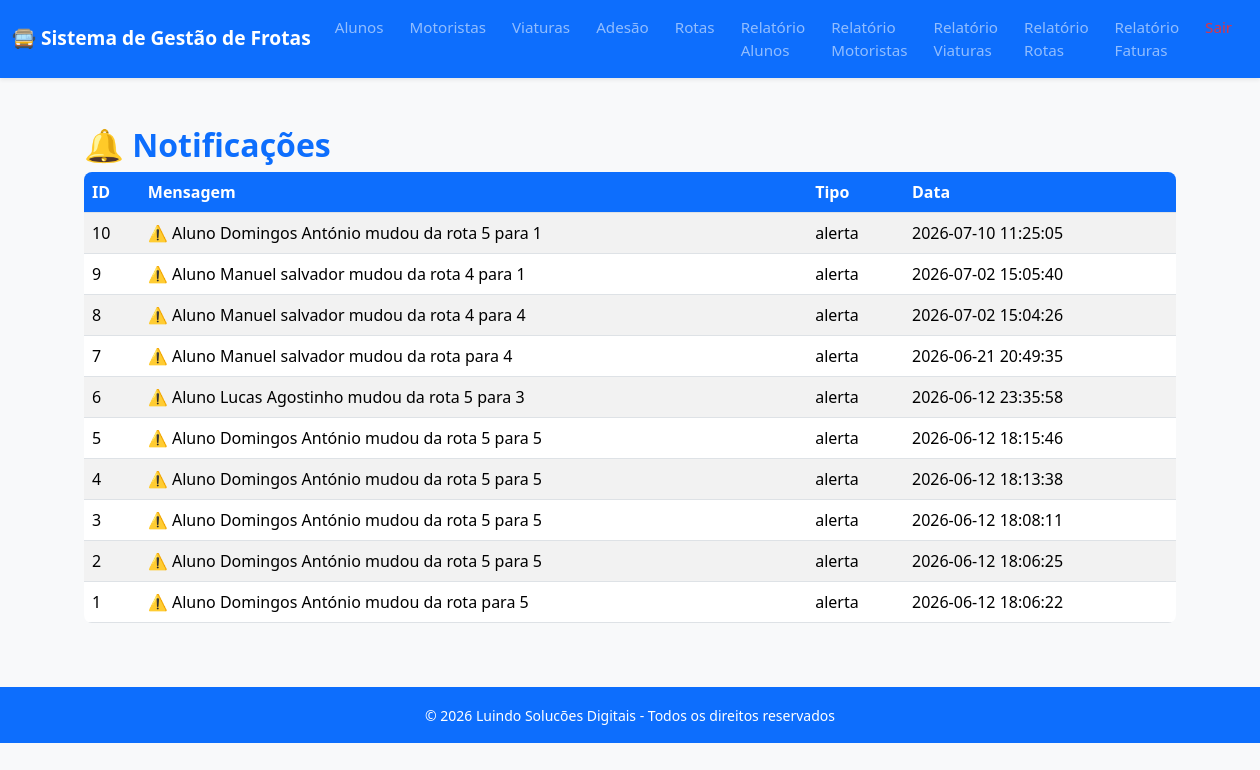
/notificacoes (signed in), run on the app's committed database.
### tables this page shows
CREATE TABLE notificacoes (
    id_notificacao INTEGER PRIMARY KEY AUTOINCREMENT,
    mensagem TEXT NOT NULL,
    tipo TEXT NOT NULL,
    data TIMESTAMP DEFAULT CURRENT_TIMESTAMP
);

### app.py (the view)
@app.route("/notificacoes")
def notificacoes():
    if not verificar_permissao(["Administrador", "Operador"]):
        return redirect(url_for("login"))
    lista = db.listar_notificacoes()
    return render_template("notificacoes.html", notificacoes=lista)

### app.py (called while the page is built)
def verificar_permissao(perfis_permitidos):
    if "usuario" not in session or session.get("perfil") not in perfis_permitidos:
        return False
    return True

### utils/db.py (called while the page is built)
def get_connection():
    conn = sqlite3.connect("frota.db")
    conn.row_factory = sqlite3.Row
    return conn

def listar_notificacoes():
    conn = get_connection()
    cursor = conn.cursor()
    cursor.execute("""
        SELECT id_notificacao, mensagem, tipo, data
        FROM notificacoes
        ORDER BY data DESC
    """)
    notificacoes = cursor.fetchall()
    conn.close()
    return notificacoes

### templates/notificacoes.html (shortened to what this page needs)
{% extends "base.html" %}
{% block content %}
<div class="container mt-4">
  <h2 class="fw-bold text-primary">🔔 Notificações</h2>
  <table class="table table-striped">
    <thead>
      <tr>
        <th>ID</th>
        <th>Mensagem</th>
        <th>Tipo</th>
        <th>Data</th>
      </tr>
    </thead>
    <tbody>
      {% for notif in notificacoes %}
      <tr>
        <td>{{ notif["id_notificacao"] }}</td>
        <td>{{ notif["mensagem"] }}</td>
        <td>{{ notif["tipo"] }}</td>
        <td>{{ notif["data"] }}</td>
      </tr>
      {% endfor %}
    </tbody>
  </table>
</div>
{% endblock %}

### static/css/style.css (style rules this page uses)
body { font-family: 'Segoe UI', Roboto, Helvetica, Arial, sans-serif; background-color: #f8f9fa; color: #333; margin: 0; padding: 0; }
.table { border-radius: 8px; overflow: hidden; }
.table th { background-color: #0d6efd; color: #fff; font-weight: 600; }
.table-striped tbody tr:nth-child(odd) { background-color: #f2f6fc; }

### data on the page
notificacoes: id_notificacao "10", mensagem "⚠️ Aluno Domingos António mudou da rota 5 para 1", tipo "alerta", data "2026-07-10 11:25:05"
notificacoes: id_notificacao "9", mensagem "⚠️ Aluno Manuel salvador mudou da rota 4 para 1", tipo "alerta", data "2026-07-02 15:05:40"
notificacoes: id_notificacao "8", mensagem "⚠️ Aluno Manuel salvador mudou da rota 4 para 4", tipo "alerta", data "2026-07-02 15:04:26"
notificacoes: id_notificacao "7", mensagem "⚠️ Aluno Manuel salvador mudou da rota para 4", tipo "alerta", data "2026-06-21 20:49:35"
notificacoes: id_notificacao "6", mensagem "⚠️ Aluno Lucas Agostinho mudou da rota 5 para 3", tipo "alerta", data "2026-06-12 23:35:58"
notificacoes: id_notificacao "5", mensagem "⚠️ Aluno Domingos António mudou da rota 5 para 5", tipo "alerta", data "2026-06-12 18:15:46"
notificacoes: id_notificacao "4", mensagem "⚠️ Aluno Domingos António mudou da rota 5 para 5", tipo "alerta", data "2026-06-12 18:13:38"
notificacoes: id_notificacao "3", mensagem "⚠️ Aluno Domingos António mudou da rota 5 para 5", tipo "alerta", data "2026-06-12 18:08:11"
notificacoes: id_notificacao "2", mensagem "⚠️ Aluno Domingos António mudou da rota 5 para 5", tipo "alerta", data "2026-06-12 18:06:25"
notificacoes: id_notificacao "1", mensagem "⚠️ Aluno Domingos António mudou da rota para 5", tipo "alerta", data "2026-06-12 18:06:22"
